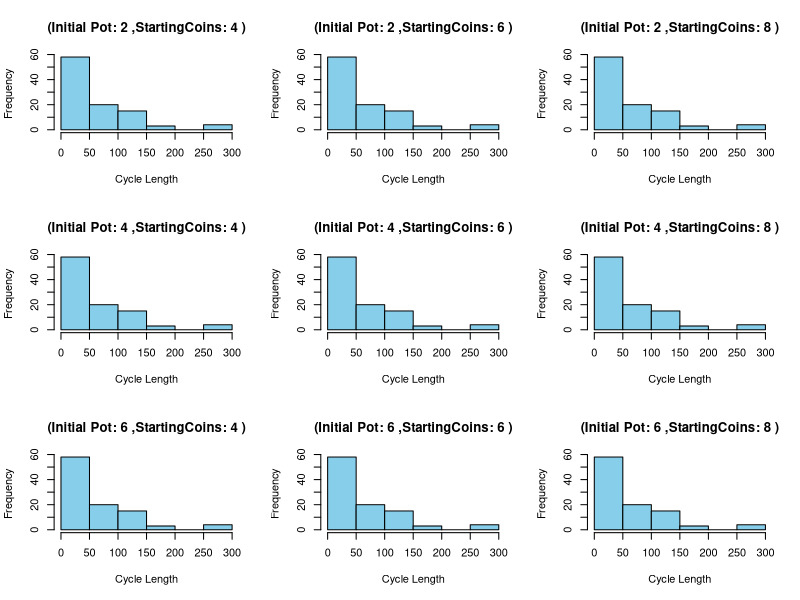

This figure's R source:
# Function to simulate a player's turn
simulate_turn <- function(player, pot, initial_pot, starting_coins) {
  die_roll <- sample(1:6, 1)  # Simulate rolling a 6-sided die
  
  if (die_roll == 1) {
    # Do nothing
    return(list(player = player, pot = pot))
  } else if (die_roll == 2) {
    # Player takes all coins in the pot
    player$coins <- player$coins + pot
    pot <- 0
    return(list(player = player, pot = pot))
  } else if (die_roll == 3) {
    # Player takes half of the coins in the pot (rounded down)
    coins_taken <- floor(pot / 2)
    player$coins <- player$coins + coins_taken
    pot <- pot - coins_taken
    return(list(player = player, pot = pot))
  } else {
    # Player puts a coin in the pot
    player$coins <- player$coins - 1
    pot <- pot + 1
    return(list(player = player, pot = pot))
  }
}

# Function to simulate the game
simulate_game <- function(initial_pot, starting_coins) {
  player_A <- list(coins = starting_coins)  # Player A starts with specified coins
  player_B <- list(coins = starting_coins)  # Player B starts with specified coins
  pot <- initial_pot  # Initial number of coins in the pot
  cycles <- 0  # Initialize the number of cycles
  
  while (player_A$coins > 0 || player_B$coins > 0) {
    result_A <- simulate_turn(player_A, pot, initial_pot, starting_coins)  # Simulate player A's turn
    player_A <- result_A$player
    pot <- result_A$pot
    
    if (player_A$coins == 0) {
      break  # Player A loses, end the game
    }
    
    result_B <- simulate_turn(player_B, pot, initial_pot, starting_coins)  # Simulate player B's turn
    player_B <- result_B$player
    pot <- result_B$pot
    
    if (player_B$coins == 0) {
      break  # Player B loses, end the game
    }
    
    cycles <- cycles + 1  # Increment the number of cycles
  }
  
  return(cycles)
}

# Run the simulation for different combinations of initial pot size and starting coins
num_simulations <- 100  # Number of simulations to perform

initial_pot_sizes <- c(2, 4, 6)  # Different initial pot sizes
starting_coins <- c(4, 6, 8)  # Different starting coins

result_matrix <- matrix(0, nrow = length(initial_pot_sizes), ncol = length(starting_coins))

for (i in 1:length(initial_pot_sizes)) {
  for (j in 1:length(starting_coins)) {
    cycle_lengths <- vector("numeric", num_simulations)
    
    for (k in 1:num_simulations) {
      cycle_lengths[k] <- simulate_game(initial_pot_sizes[i], starting_coins[j])
    }
    
    expected_cycles <- mean(cycle_lengths)
    result_matrix[i, j] <- expected_cycles
  }
}

# Print the results
colnames(result_matrix) <- starting_coins
rownames(result_matrix) <- initial_pot_sizes

cat("Expected number of cycles:\n")
print(result_matrix)


# Plot the histograms
par(mfrow = c(length(initial_pot_sizes), length(starting_coins)))
for (i in 1:length(initial_pot_sizes)) {
  for (j in 1:length(starting_coins)) {
    hist(
      cycle_lengths,
      breaks = "FD",
      col = "skyblue",
      main = paste(
        "(Initial Pot:",
        initial_pot_sizes[i],
        ",StartingCoins:", starting_coins[j], ")"
      ),
      xlab = "Cycle Length",
      ylab = "Frequency"
    )
  }
}
